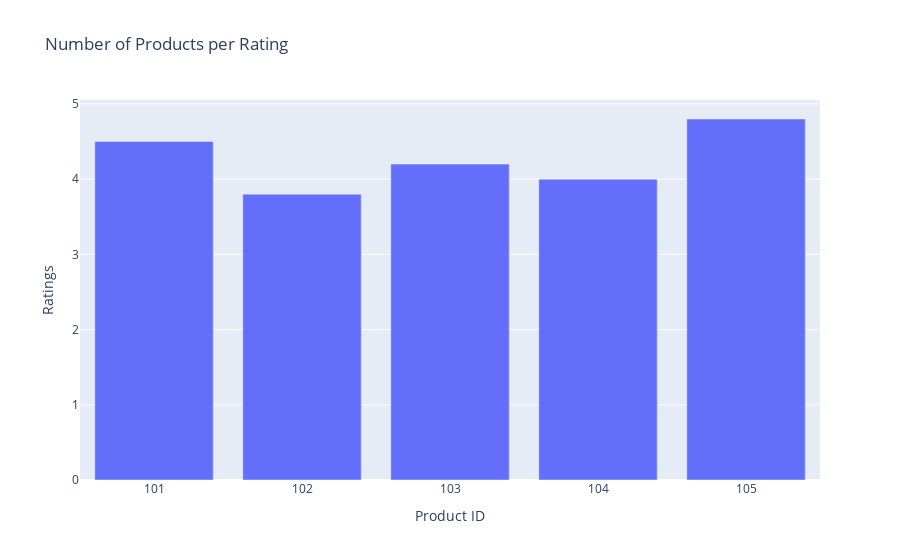

Notebook cell for this chart:
### Code cell
import plotly.express as px

# Assuming 'product_id' is the column containing product IDs and 'ratings' is the column containing ratings data in your DataFrame 'df'

# Group by product ID and get the mean rating for each product
df_product_per_rating = df.groupby('product_id')['ratings'].mean().reset_index()

# Sort the DataFrame by ratings
df_product_per_rating = df_product_per_rating.sort_values(by='ratings', ascending=False)

# Plot the data using Plotly Express
fig = px.bar(df_product_per_rating, y='ratings', x='product_id', title='Number of Products per Rating')

# Update axis labels
fig.update_xaxes(title='Product ID')
fig.update_yaxes(title='Ratings')

# Show the plot
fig.show()

### Figure 1 — Plotly figure (JSON) as saved in the notebook; plotly's stock layout.template omitted (floating-point values rounded to 4 significant figures)
{"data": [{"alignmentgroup": "True", "hovertemplate": "product_id=%{x}<br>ratings=%{y}<extra></extra>", "legendgroup": "", "marker": {"color": "#636efa", "pattern": {"shape": ""}}, "name": "", "offsetgroup": "", "orientation": "v", "showlegend": false, "textposition": "auto", "type": "bar", "x": [105, 101, 103, 104, 102], "xaxis": "x", "y": [4.8, 4.5, 4.2, 4, 3.8], "yaxis": "y"}], "layout": {"barmode": "relative", "legend": {"tracegroupgap": 0}, "title": {"text": "Number of Products per Rating"}, "xaxis": {"anchor": "y", "domain": [0, 1], "title": {"text": "Product ID"}}, "yaxis": {"anchor": "x", "domain": [0, 1], "title": {"text": "Ratings"}}}}
